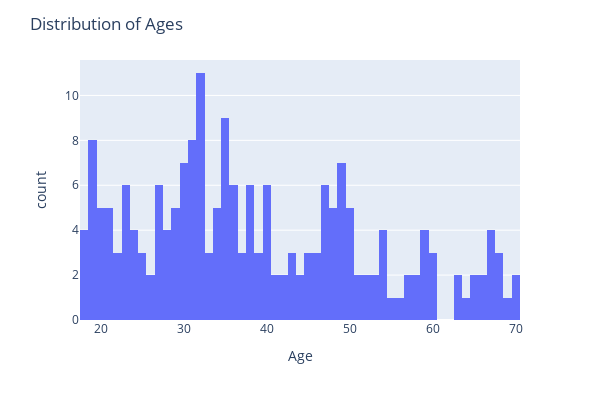

Write notebook code for a chart like this one.
### Markdown cell above
**ATTRIBUTES:** 

- CustomerID: (identificação do cliente);

- Genre: (Gênero);

- Age: (idade);

- Annual Income (k$):	(Rendimento anual);

- Spending Score (1 a 100): (Pontuação de gastos).

### Code cell
# Age

hist =  px.histogram (df,  x = "Age", nbins=60) 
hist.update_layout(width=600,height=400,title_text='Distribution of Ages') 
hist.show()

### Figure 1 — Plotly figure (JSON) as saved in the notebook; plotly's stock layout.template omitted (floating-point values rounded to 4 significant figures; data arrays with more than 128 entries replaced by an {"elided": "..."} marker saying what was removed)
{"data": [{"alignmentgroup": "True", "bingroup": "x", "hovertemplate": "Age=%{x}<br>count=%{y}<extra></extra>", "legendgroup": "", "marker": {"color": "#636efa", "pattern": {"shape": ""}}, "name": "", "nbinsx": 60, "offsetgroup": "", "orientation": "v", "showlegend": false, "type": "histogram", "x": {"elided": "200 int values"}, "xaxis": "x", "yaxis": "y"}], "layout": {"barmode": "relative", "height": 400, "legend": {"tracegroupgap": 0}, "margin": {"t": 60}, "title": {"text": "Distribution of Ages"}, "width": 600, "xaxis": {"anchor": "y", "domain": [0, 1], "title": {"text": "Age"}}, "yaxis": {"anchor": "x", "domain": [0, 1], "title": {"text": "count"}}}}
